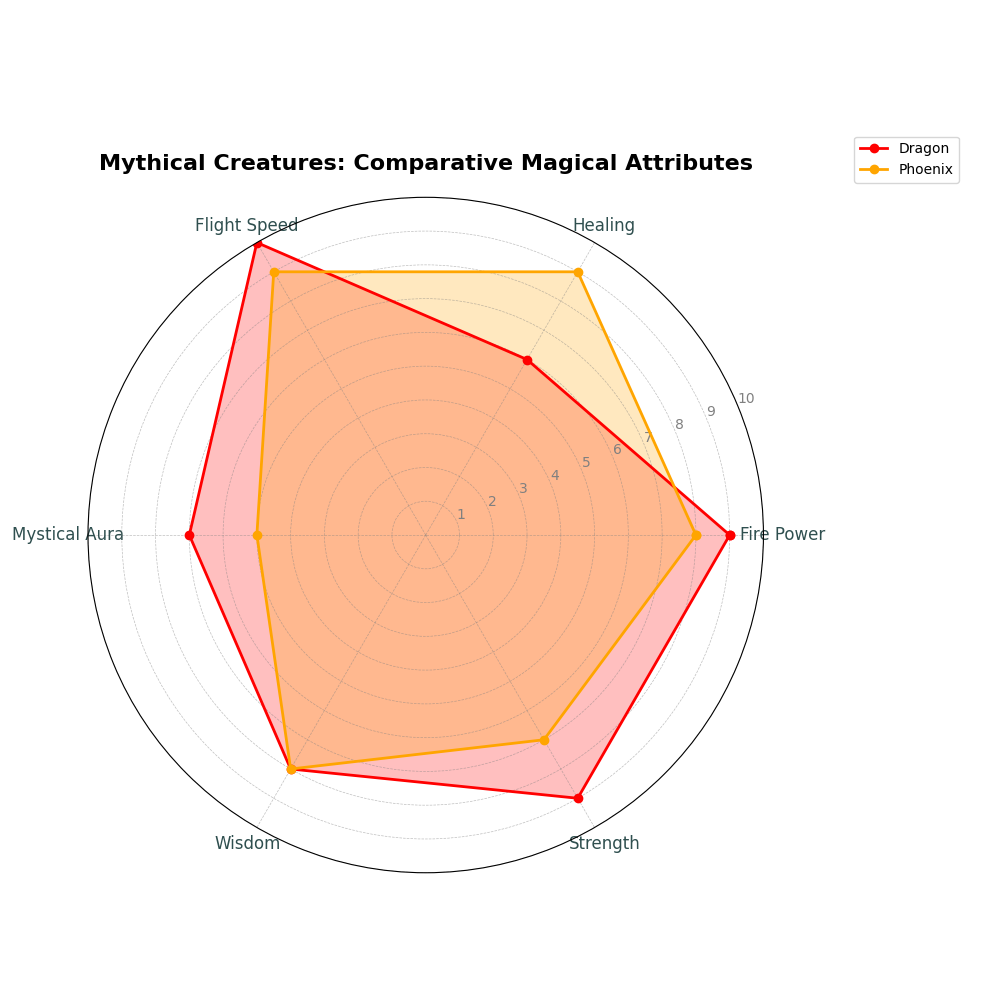

Recreate this plot in Python.
import numpy as np
import matplotlib.pyplot as plt
from math import pi

# Attributes and scores for Dragon and Phoenix
attributes = ['Fire Power', 'Healing', 'Flight Speed', 'Mystical Aura', 'Wisdom', 'Strength']
dragonscore = [9, 6, 10, 7, 8, 9]
phoenixscore = [8, 9, 9, 5, 8, 7]

# Number of attributes
num_attributes = len(attributes)

# Compute the angle for each attribute
angles = np.linspace(0, 2 * pi, num_attributes, endpoint=False).tolist()
angles += angles[:1]

# Close the radar chart shape
dragonscore += dragonscore[:1]
phoenixscore += phoenixscore[:1]

# Initialize the radar chart
fig, ax = plt.subplots(figsize=(10, 10), subplot_kw=dict(polar=True))

# Define the radar plots for Dragon and Phoenix
ax.plot(angles, dragonscore, linewidth=2, linestyle='-', marker='o', color='red', label='Dragon')
ax.fill(angles, dragonscore, 'red', alpha=0.25)

ax.plot(angles, phoenixscore, linewidth=2, linestyle='-', marker='o', color='orange', label='Phoenix')
ax.fill(angles, phoenixscore, 'orange', alpha=0.25)

# Add attribute labels
plt.xticks(angles[:-1], attributes, color='darkslategray', size=12)

# Title
plt.title("Mythical Creatures: Comparative Magical Attributes", size=16, weight='bold', pad=20)

# Customize radial labels and grid
ax.yaxis.set_tick_params(labelsize=10, colors='darkslategray')
ax.grid(color='gray', linestyle='--', linewidth=0.5, alpha=0.5)
plt.yticks(range(1, 11), ['1', '2', '3', '4', '5', '6', '7', '8', '9', '10'], color='grey', size=10)
plt.ylim(0, 10)

# Add a legend
plt.legend(loc='upper right', bbox_to_anchor=(1.3, 1.1), fontsize=10)

# Adjust layout and display the radar chart
plt.tight_layout()
plt.show()
